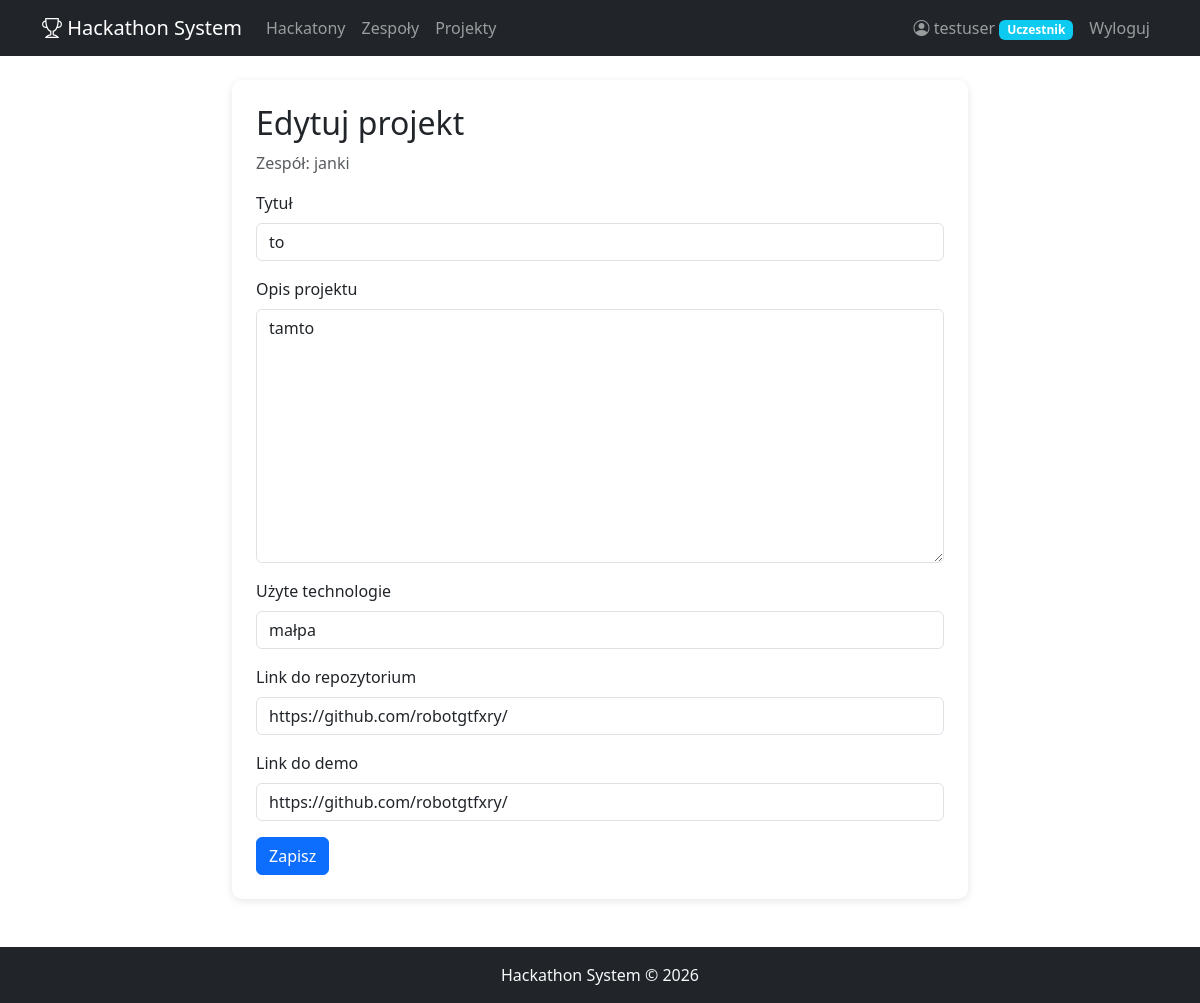
The app's page /projects/1/edit/ (signed in) with its own data.
### accounts/models.py (models this page shows, shortened)
class UserProfile(models.Model):
    ROLE_CHOICES = [
        ('participant', 'Uczestnik'),
        ('jury', 'Jury'),
        ('admin', 'Administrator'),
    ]
    user = models.OneToOneField(User, on_delete=models.CASCADE, related_name='profile')
    role = models.CharField(max_length=20, choices=ROLE_CHOICES, default='participant')
    bio = models.TextField(blank=True)
    @property
    def is_admin(self):
        return self.role == 'admin'
    @property
    def is_jury(self):
        return self.role == 'jury'

### teams/models.py (models this page shows, shortened)
class Team(models.Model):
    name = models.CharField(max_length=200, verbose_name='Nazwa zespołu')
    hackathon = models.ForeignKey(Hackathon, on_delete=models.CASCADE, related_name='teams')
    captain = models.ForeignKey(User, on_delete=models.CASCADE, related_name='captained_teams')
    description = models.TextField(blank=True, verbose_name='Opis')
    created_at = models.DateTimeField(auto_now_add=True)
    class Meta:
        unique_together = ['name', 'hackathon']

### projects/models.py (models this page shows, shortened)
class Project(models.Model):
    STATUS_CHOICES = [
        ('draft', 'Szkic'),
        ('submitted', 'Oddany'),
    ]
    team = models.OneToOneField(Team, on_delete=models.CASCADE, related_name='project')
    title = models.CharField(max_length=300, verbose_name='Tytuł')
    description = models.TextField(verbose_name='Opis projektu')
    technologies = models.CharField(max_length=500, verbose_name='Użyte technologie')
    repo_url = models.URLField(blank=True, verbose_name='Link do repozytorium')
    demo_url = models.URLField(blank=True, verbose_name='Link do demo')
    status = models.CharField(max_length=20, choices=STATUS_CHOICES, default='draft')
    submitted_at = models.DateTimeField(auto_now=True)

### projects/views.py (the view)
# urls.py: path('<int:pk>/edit/', views.project_edit, name='edit'),
@login_required
def project_edit(request, pk):
    project = get_object_or_404(Project, pk=pk)
    if not project.team.members.filter(user=request.user).exists():
        messages.error(request, 'Nie jesteś członkiem tego zespołu.')
        return redirect('projects:detail', pk=pk)
    deadline = project.team.hackathon.submit_deadline
    if deadline and timezone.now() > deadline:
        messages.error(request, 'Deadline na oddanie projektu minął!')
        return redirect('projects:detail', pk=pk)
    if request.method == 'POST':
        form = ProjectForm(request.POST, instance=project)
        if form.is_valid():
            form.save()
            messages.success(request, 'Projekt zaktualizowany!')
            return redirect('projects:detail', pk=pk)
    else:
        form = ProjectForm(instance=project)
    return render(request, 'projects/form.html', {'form': form, 'team': project.team, 'title': 'Edytuj projekt'})

### projects/forms.py
class ProjectForm(forms.ModelForm):
    class Meta:
        model = Project
        fields = ['title', 'description', 'technologies', 'repo_url', 'demo_url']
    def __init__(self, *args, **kwargs):
        super().__init__(*args, **kwargs)
        for field in self.fields.values():
            field.widget.attrs['class'] = 'form-control'

### projects/templates/projects/form.html (shortened to what this page needs)
{% extends 'base.html' %}
{% block content %}
<div class="row justify-content-center">
    <div class="col-md-8">
        <div class="card p-4">
            <h2>{{ title }}</h2>
            <p class="text-muted">Zespół: {{ team.name }}</p>
            <form method="post">
                {% for field in form %}
                    <div class="mb-3">
                        <label for="{{ field.id_for_label }}" class="form-label">{{ field.label }}</label>
                        {{ field }}
                    </div>
                {% endfor %}
                <button type="submit" class="btn btn-primary">Zapisz</button>
            </form>
        </div>
    </div>
</div>
{% endblock %}

### templates/base.html (shortened to what this page needs)
<!DOCTYPE html>
<html lang="pl">
<head>
    <link href="https://cdn.jsdelivr.net/npm/bootstrap@5.3.0/dist/css/bootstrap.min.css" rel="stylesheet">
    <link href="https://cdn.jsdelivr.net/npm/bootstrap-icons@1.10.0/font/bootstrap-icons.css" rel="stylesheet">
    {% load static %}
    <link rel="stylesheet" href="{% static 'css/style.css' %}">
</head>
<body>
    <nav class="navbar navbar-expand-lg navbar-dark bg-dark">
        <div class="container">
            <a class="navbar-brand" href="{% url 'home' %}">
                <i class="bi bi-trophy"></i> Hackathon System
            </a>
            <div class="collapse navbar-collapse" id="navbarNav">
                <ul class="navbar-nav me-auto">
                    <li class="nav-item">
                        <a class="nav-link" href="{% url 'hackathon:list' %}">Hackatony</a>
                    </li>
                    {% if user.is_authenticated %}
                        <li class="nav-item">
                            <a class="nav-link" href="{% url 'teams:list' %}">Zespoły</a>
                        </li>
                        <li class="nav-item">
                            <a class="nav-link" href="{% url 'projects:list' %}">Projekty</a>
                        </li>
                    {% endif %}
                </ul>
                <ul class="navbar-nav">
                    {% if user.is_authenticated %}
                        <li class="nav-item">
                            <a class="nav-link" href="{% url 'accounts:dashboard' %}">
                                <i class="bi bi-person-circle"></i> {{ user.username }}
                                <span class="badge bg-info">{{ user.profile.get_role_display }}</span>
                            </a>
                        </li>
                        <li class="nav-item">
                            <form method="post" action="{% url 'accounts:logout' %}" class="d-inline">
                                <button type="submit" class="nav-link btn btn-link">Wyloguj</button>
                            </form>
                        </li>
                    {% endif %}
                </ul>
            </div>
        </div>
    </nav>
    <div class="container mt-4">
        {% block content %}{% endblock %}
    </div>
    <footer class="bg-dark text-light py-3 mt-5">
        <div class="container text-center">
            <p class="mb-0">Hackathon System &copy; 2026</p>
        </div>
    </footer>
</body>
</html>

### static/css/style.css (style rules this page uses)
body { min-height: 100vh; display: flex; flex-direction: column; }
.container.mt-4 { flex: 1; }
.card { box-shadow: 0 2px 8px rgba(0,0,0,0.1); border: none; border-radius: 10px; transition: transform 0.2s; }
.badge { font-size: 0.75em; }

### records on screen
Team: name "janki"
Project: form "to" "tamto" "małpa" "https://github.com/robotgtfxry/" "https://github.com/robotgtfxry/"

### other values on screen
{{ user.username }} "testuser"
{{ user.profile.get_role_display }} "Uczestnik"
{{ title }} "Edytuj projekt"
{{ field.label }} "Tytuł" "Opis projektu" "Użyte technologie" "Link do repozytorium" "Link do demo"
